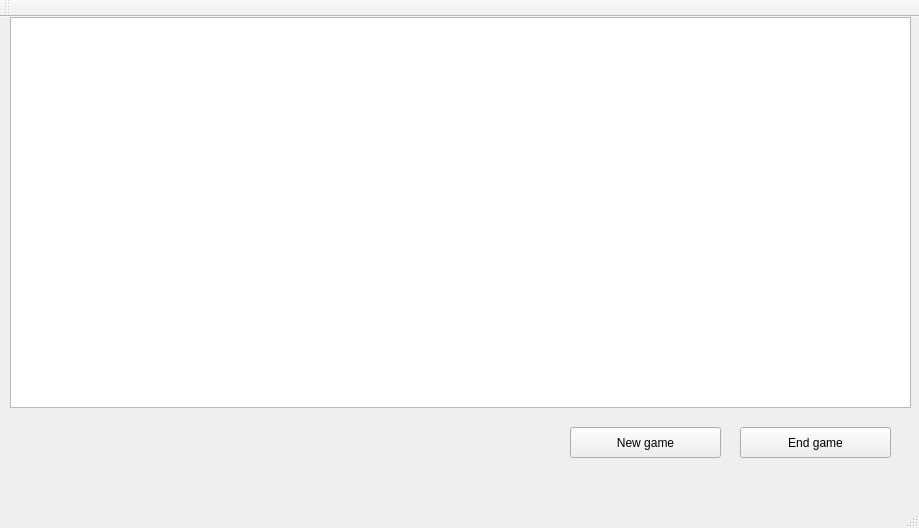
<?xml version="1.0" encoding="UTF-8"?>
<ui version="4.0">
 <class>MainWindow</class>
 <widget class="QMainWindow" name="MainWindow">
  <property name="geometry">
   <rect>
    <x>0</x>
    <y>0</y>
    <width>919</width>
    <height>528</height>
   </rect>
  </property>
  <property name="windowTitle">
   <string>MainWindow</string>
  </property>
  <widget class="QWidget" name="centralWidget">
   <widget class="QPushButton" name="pushButton">
    <property name="geometry">
     <rect>
      <x>570</x>
      <y>410</y>
      <width>151</width>
      <height>31</height>
     </rect>
    </property>
    <property name="text">
     <string>New game</string>
    </property>
   </widget>
   <widget class="QPushButton" name="pushButton_2">
    <property name="geometry">
     <rect>
      <x>740</x>
      <y>410</y>
      <width>151</width>
      <height>31</height>
     </rect>
    </property>
    <property name="text">
     <string>End game</string>
    </property>
   </widget>
   <widget class="QGraphicsView" name="gameView">
    <property name="geometry">
     <rect>
      <x>10</x>
      <y>0</y>
      <width>901</width>
      <height>391</height>
     </rect>
    </property>
   </widget>
  </widget>
  <widget class="QMenuBar" name="menuBar">
   <property name="geometry">
    <rect>
     <x>0</x>
     <y>0</y>
     <width>919</width>
     <height>25</height>
    </rect>
   </property>
  </widget>
  <widget class="QToolBar" name="mainToolBar">
   <attribute name="toolBarArea">
    <enum>TopToolBarArea</enum>
   </attribute>
   <attribute name="toolBarBreak">
    <bool>false</bool>
   </attribute>
  </widget>
  <widget class="QStatusBar" name="statusBar"/>
 </widget>
 <layoutdefault spacing="6" margin="11"/>
 <resources/>
 <connections/>
</ui>
